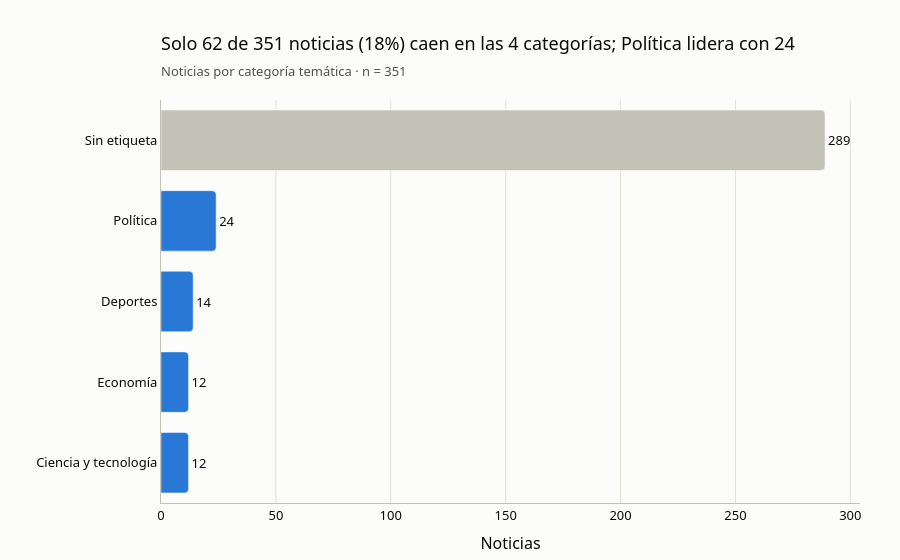

Notebook source saved alongside this figure:
### Markdown cell above
### 4.1 Distribución de noticias por categoría

### Code cell
NOMBRES = {
    "politica": "Política",
    "economia": "Economía",
    "deportes": "Deportes",
    "ciencia_tecnologia": "Ciencia y tecnología",
}
eda["categoria"] = eda["etiqueta"].map(NOMBRES).fillna("Sin etiqueta")

por_categoria = eda["categoria"].value_counts().rename_axis("categoria").reset_index(name="noticias")
etiquetadas = eda["etiqueta"].notna().sum()
lider = por_categoria[por_categoria["categoria"] != "Sin etiqueta"].iloc[0]

fig = px.bar(
    por_categoria,
    x="noticias",
    y="categoria",
    orientation="h",
    text="noticias",
    color="categoria",
    color_discrete_map={c: GRIS if c == "Sin etiqueta" else AZUL for c in por_categoria["categoria"]},
    labels={"noticias": "Noticias", "categoria": ""},
    title=(
        f"Solo {etiquetadas} de {total} noticias ({etiquetadas / total:.0%}) caen en las 4 categorías; "
        f"{lider['categoria']} lidera con {lider['noticias']}"
    ),
)
fig.update_yaxes(categoryorder="total ascending")
fig.update_traces(textposition="outside", cliponaxis=False, hovertemplate="%{y}: %{x} noticias<extra></extra>")
estilo(fig, f"Noticias por categoría temática · n = {total}", horizontal=True).show()

### Figure 1 — Plotly figure (JSON) as saved in the notebook; plotly's stock layout.template omitted (floating-point values rounded to 4 significant figures)
{"data": [{"cliponaxis": false, "hovertemplate": "%{y}: %{x} noticias<extra></extra>", "legendgroup": "Sin etiqueta", "marker": {"color": "#c3c2b7", "cornerradius": 4, "pattern": {"shape": ""}}, "name": "Sin etiqueta", "orientation": "h", "showlegend": true, "text": [289.0], "textposition": "outside", "type": "bar", "x": [289], "xaxis": "x", "y": ["Sin etiqueta"], "yaxis": "y"}, {"cliponaxis": false, "hovertemplate": "%{y}: %{x} noticias<extra></extra>", "legendgroup": "Política", "marker": {"color": "#2a78d6", "cornerradius": 4, "pattern": {"shape": ""}}, "name": "Política", "orientation": "h", "showlegend": true, "text": [24.0], "textposition": "outside", "type": "bar", "x": [24], "xaxis": "x", "y": ["Política"], "yaxis": "y"}, {"cliponaxis": false, "hovertemplate": "%{y}: %{x} noticias<extra></extra>", "legendgroup": "Deportes", "marker": {"color": "#2a78d6", "cornerradius": 4, "pattern": {"shape": ""}}, "name": "Deportes", "orientation": "h", "showlegend": true, "text": [14.0], "textposition": "outside", "type": "bar", "x": [14], "xaxis": "x", "y": ["Deportes"], "yaxis": "y"}, {"cliponaxis": false, "hovertemplate": "%{y}: %{x} noticias<extra></extra>", "legendgroup": "Ciencia y tecnología", "marker": {"color": "#2a78d6", "cornerradius": 4, "pattern": {"shape": ""}}, "name": "Ciencia y tecnología", "orientation": "h", "showlegend": true, "text": [12.0], "textposition": "outside", "type": "bar", "x": [12], "xaxis": "x", "y": ["Ciencia y tecnología"], "yaxis": "y"}, {"cliponaxis": false, "hovertemplate": "%{y}: %{x} noticias<extra></extra>", "legendgroup": "Economía", "marker": {"color": "#2a78d6", "cornerradius": 4, "pattern": {"shape": ""}}, "name": "Economía", "orientation": "h", "showlegend": true, "text": [12.0], "textposition": "outside", "type": "bar", "x": [12], "xaxis": "x", "y": ["Economía"], "yaxis": "y"}], "layout": {"bargap": 0.25, "barmode": "relative", "font": {"color": "#0b0b0b", "family": "system-ui, -apple-system, Segoe UI, sans-serif", "size": 13}, "legend": {"title": {"text": ""}, "tracegroupgap": 0}, "margin": {"b": 50, "l": 10, "r": 40, "t": 100}, "paper_bgcolor": "#fcfcfb", "plot_bgcolor": "#fcfcfb", "showlegend": false, "title": {"subtitle": {"font": {"color": "#52514e", "size": 13}, "text": "Noticias por categoría temática · n = 351"}, "text": "Solo 62 de 351 noticias (18%) caen en las 4 categorías; Política lidera con 24", "x": 0, "xref": "paper"}, "xaxis": {"anchor": "y", "domain": [0, 1], "gridcolor": "#e1e0d9", "linecolor": "#c3c2b7", "showgrid": true, "title": {"text": "Noticias"}, "zeroline": false}, "yaxis": {"anchor": "x", "categoryarray": ["Economía", "Ciencia y tecnología", "Deportes", "Política", "Sin etiqueta"], "categoryorder": "total ascending", "domain": [0, 1], "gridcolor": "#e1e0d9", "linecolor": "#c3c2b7", "showgrid": false, "title": {"text": ""}, "zeroline": false}}}
